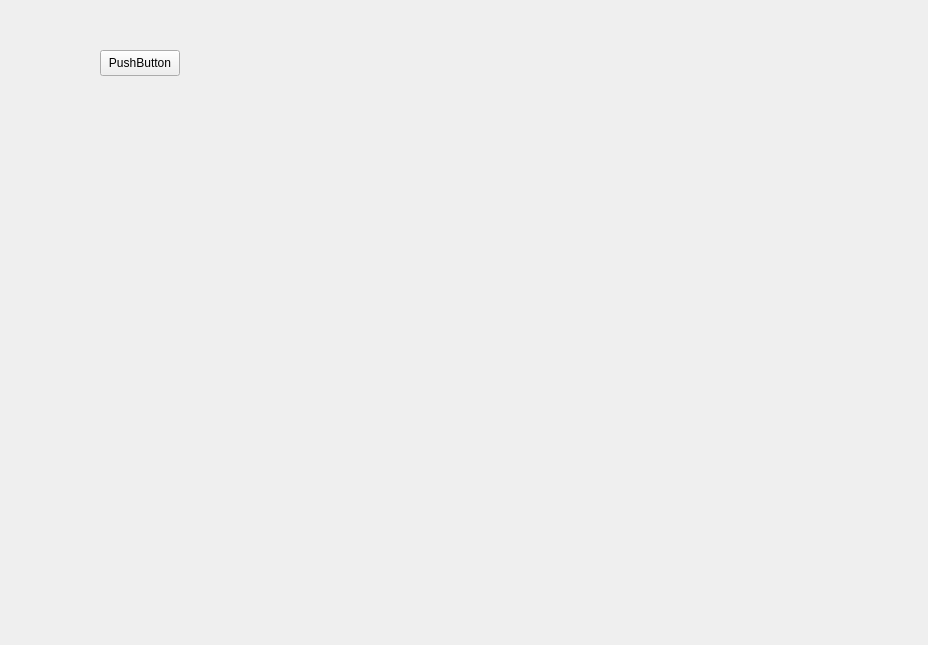
<?xml version="1.0" encoding="UTF-8"?>
<ui version="4.0">
 <class>Form</class>
 <widget class="QWidget" name="Form">
  <property name="geometry">
   <rect>
    <x>0</x>
    <y>0</y>
    <width>928</width>
    <height>645</height>
   </rect>
  </property>
  <property name="windowTitle">
   <string>Form</string>
  </property>
  <widget class="QPushButton" name="pushButton">
   <property name="geometry">
    <rect>
     <x>100</x>
     <y>50</y>
     <width>80</width>
     <height>26</height>
    </rect>
   </property>
   <property name="text">
    <string>PushButton</string>
   </property>
  </widget>
 </widget>
 <resources/>
 <connections/>
</ui>
